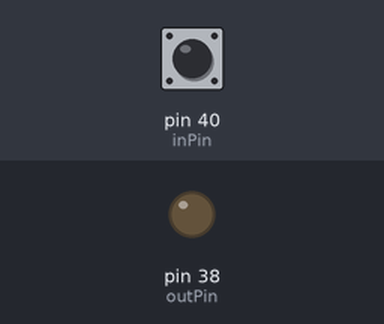
A program run on a simulated Raspberry Pi (header pin numbers). Parts: output pins drawn as LEDs (lit = HIGH). The inputs (shaded band) are chosen by the test bench; at power-on: pin 40 (inPin) HIGH. What the program prints to the terminal is not drawn.

Above: at 1.2 s.
1.3 s: pin 40 (inPin) pulled LOW for 0.15 s
At 1.37 s:
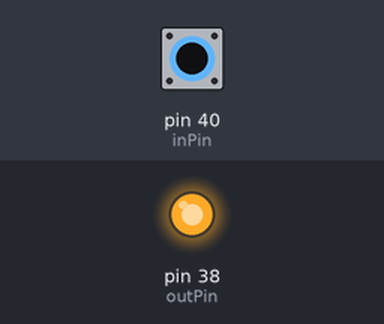
2.9 s: pin 40 (inPin) pulled LOW for 3.2 s
At 7.4 s:
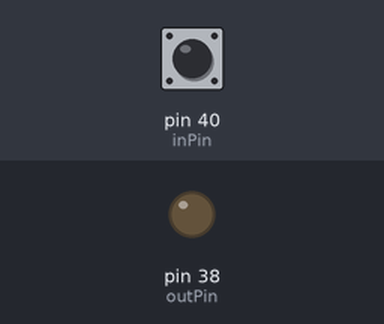
Timing chart, 0 to 8.9 s (numbered marks = the images above; inputs shaded):
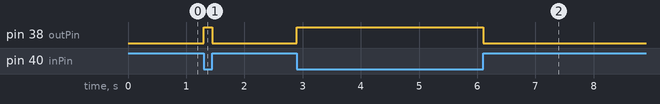

Measured:
- after the input at 1.3 s, pin 38 (outPin): LOW → HIGH at once, → LOW 0.15 s later
- after the input at 2.9 s, pin 38 (outPin): LOW → HIGH at once, → LOW 3.2 s later

The program:

intPullUp.py
```python
from time import sleep
import RPi.GPIO as GPIO
delay=.1
inPin=40
outPin=38
GPIO.setmode(GPIO.BOARD)
GPIO.setup(outPin,GPIO.OUT)
GPIO.setup(inPin,GPIO.IN,pull_up_down=GPIO.PUD_UP)

try:
	while True:
		readVal=GPIO.input(inPin)
		print(readVal)
		if readVal==1:
			GPIO.output(outPin,0)
		if readVal==0:
			GPIO.output(outPin,1)
except KeyboardInterrupt:
	GPIO.cleanup()
	print("GPIO Ready to Go")
```
